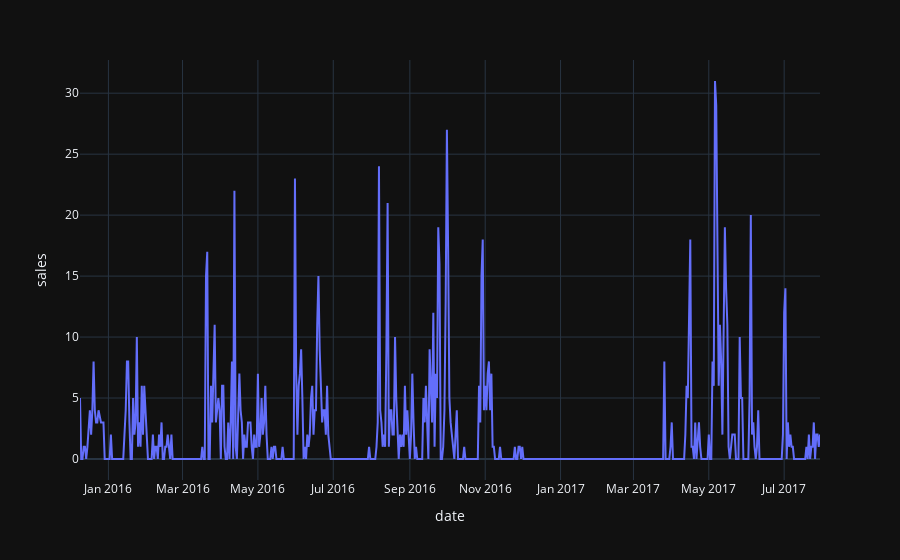

Notebook cell for this chart:
### Code cell
# plot a random series with a gap
df = gap_dataframes[random.sample(sorted(gap_dataframes.keys()), 1)[0]]
px.line(data_frame=df, x="date", y="sales")

### Figure 1 — Plotly figure (JSON) as saved in the notebook; plotly's stock layout.template omitted (floating-point values rounded to 4 significant figures; data arrays with more than 128 entries replaced by an {"elided": "..."} marker saying what was removed)
{"data": [{"hovertemplate": "date=%{x}<br>sales=%{y}<extra></extra>", "legendgroup": "", "line": {"color": "#636efa", "dash": "solid"}, "marker": {"symbol": "circle"}, "mode": "lines", "name": "", "orientation": "v", "showlegend": false, "type": "scatter", "x": {"elided": "600 str values"}, "xaxis": "x", "y": {"elided": "600 float values"}, "yaxis": "y"}], "layout": {"legend": {"tracegroupgap": 0}, "margin": {"t": 60}, "xaxis": {"anchor": "y", "domain": [0, 1], "title": {"text": "date"}}, "yaxis": {"anchor": "x", "domain": [0, 1], "title": {"text": "sales"}}}}
